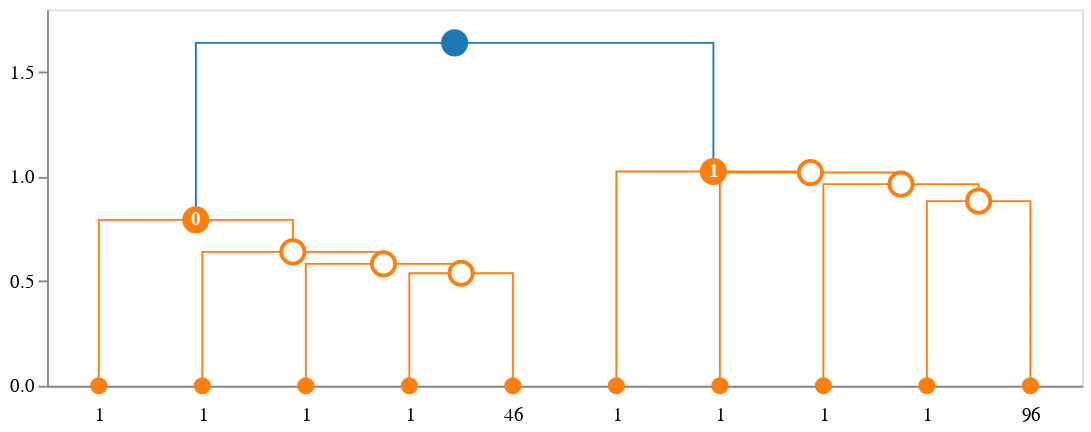

The cell this chart's notebook holds for it:
### Markdown cell above
### HDBSCAN

IDendro can visualize [HDBSCAN](https://hdbscan.readthedocs.io/) clustering results, too. Wrap the HDBSCAN model object with `idendro.HDBSCANClusteringData` before passing it as clustering information. The model object is available via `cluster_data.get_model()` function in all callback functions (see case studies for ideas on how it can be leveraged).

### Code cell
import hdbscan
clusterer = hdbscan.HDBSCAN()
clusterer.fit(data['data'])

#pass it to idendro and visualize
idd = idendro.IDendro()
idd.set_cluster_info(idendro.HDBSCANClusteringData(clusterer))

idd.create_dendrogram().plot(
    backend='altair',
    height=200, width=629
)

### Figure 1 — Vega-Lite specification as saved in the notebook (floating-point values rounded to 4 significant figures)
{"layer": [{"data": {"name": "data-7b01ad3da9adccd815aced4573f7af1b"}, "mark": "line", "encoding": {"color": {"field": "fillcolor", "legend": null, "scale": null, "type": "nominal"}, "detail": {"field": "index", "type": "quantitative"}, "order": {"field": "_order_helper", "type": "quantitative"}, "strokeDash": {"field": "strokedash", "legend": null, "scale": null, "type": "nominal"}, "strokeOpacity": {"field": "strokeopacity", "legend": null, "scale": null, "type": "quantitative"}, "strokeWidth": {"field": "strokewidth", "legend": null, "scale": null, "type": "quantitative"}, "x": {"axis": {"grid": false, "labelAngle": 0, "labelExpr": "datum.value == 5.0 ? '1' : datum.value == 15.0 ? '1' : datum.value == 25.0 ? '1' : datum.value == 35.0 ? '1' : datum.value == 45.0 ? '46' : datum.value == 55.0 ? '1' : datum.value == 65.0 ? '1' : datum.value == 75.0 ? '1' : datum.value == 85.0 ? '1' : datum.value == 95.0 ? '96' : ''", "labelPadding": 10, "orient": "bottom", "ticks": false, "values": [5.0, 15.0, 25.0, 35.0, 45.0, 55.0, 65.0, 75.0, 85.0, 95.0]}, "field": "x", "title": null, "type": "quantitative"}, "y": {"axis": {"grid": false}, "field": "y", "scale": {"reverse": false, "type": "linear"}, "title": null, "type": "quantitative"}}}, {"layer": [{"layer": [{"mark": "point", "encoding": {"fill": {"field": "fillcolor", "scale": null, "type": "nominal"}, "opacity": {"field": "opacity", "scale": null, "type": "quantitative"}, "size": {"field": "size", "scale": null, "type": "quantitative"}, "stroke": {"field": "edgecolor", "scale": null, "type": "nominal"}, "tooltip": {"field": "hovertext", "type": "nominal"}, "x": {"axis": {"grid": false, "labelAngle": 0, "labelExpr": "datum.value == 5.0 ? '1' : datum.value == 15.0 ? '1' : datum.value == 25.0 ? '1' : datum.value == 35.0 ? '1' : datum.value == 45.0 ? '46' : datum.value == 55.0 ? '1' : datum.value == 65.0 ? '1' : datum.value == 75.0 ? '1' : datum.value == 85.0 ? '1' : datum.value == 95.0 ? '96' : ''", "labelPadding": 10, "orient": "bottom", "ticks": false, "values": [5.0, 15.0, 25.0, 35.0, 45.0, 55.0, 65.0, 75.0, 85.0, 95.0]}, "field": "x", "title": null, "type": "quantitative"}, "y": {"axis": {"grid": false}, "field": "y", "scale": {"reverse": false, "type": "linear"}, "title": null, "type": "quantitative"}}}, {"mark": {"type": "text", "fontWeight": "bold"}, "encoding": {"color": {"field": "labelcolor", "scale": null, "type": "nominal"}, "size": {"field": "labelsize", "scale": null, "type": "quantitative"}, "text": {"field": "label", "type": "nominal"}, "tooltip": {"field": "hovertext", "type": "nominal"}, "x": {"axis": {"grid": false, "labelAngle": 0, "labelExpr": "datum.value == 5.0 ? '1' : datum.value == 15.0 ? '1' : datum.value == 25.0 ? '1' : datum.value == 35.0 ? '1' : datum.value == 45.0 ? '46' : datum.value == 55.0 ? '1' : datum.value == 65.0 ? '1' : datum.value == 75.0 ? '1' : datum.value == 85.0 ? '1' : datum.value == 95.0 ? '96' : ''", "labelPadding": 10, "orient": "bottom", "ticks": false, "values": [5.0, 15.0, 25.0, 35.0, 45.0, 55.0, 65.0, 75.0, 85.0, 95.0]}, "field": "x", "title": null, "type": "quantitative"}, "y": {"axis": {"grid": false}, "field": "y", "scale": {"reverse": false, "type": "linear"}, "title": null, "type": "quantitative"}}}]}], "data": {"name": "data-4855630e76484fecf13a5d0c65102b60"}}], "height": 200, "width": 550, "$schema": "https://vega.github.io/schema/vega-lite/v4.17.0.json", "datasets": {"data-7b01ad3da9adccd815aced4573f7af1b": [{"index": 0, "x": 35.0, "y": 0.0, "fillcolor": "#ff7f0e", "id": 267, "children_id": [22, 263], "cluster_id": null, "strokewidth": 1.0, "strokedash": [1, 0], "strokeopacity": 1.0, "_order_helper": 0}, {"index": 0, "x": 35.0, "y": 0.5385, "fillcolor": "#ff7f0e", "id": 267, "children_id": [22, 263], "cluster_id": null, "strokewidth": 1.0, "strokedash": [1, 0], "strokeopacity": 1.0, "_order_helper": 1}, {"index": 0, "x": 45.0, "y": 0.5385, "fillcolor": "#ff7f0e", "id": 267, "children_id": [22, 263], "cluster_id": null, "strokewidth": 1.0, "strokedash": [1, 0], "strokeopacity": 1.0, "_order_helper": 2}, {"index": 0, "x": 45.0, "y": 0.0, "fillcolor": "#ff7f0e", "id": 267, "children_id": [22, 263], "cluster_id": null, "strokewidth": 1.0, "strokedash": [1, 0], "strokeopacity": 1.0, "_order_helper": 3}, {"index": 1, "x": 25.0, "y": 0.0, "fillcolor": "#ff7f0e", "id": 272, "children_id": [14, 267], "cluster_id": null, "strokewidth": 1.0, "strokedash": [1, 0], "strokeopacity": 1.0, "_order_helper": 0}, {"index": 1, "x": 25.0, "y": 0.5831, "fillcolor": "#ff7f0e", "id": 272, "children_id": [14, 267], "cluster_id": null, "strokewidth": 1.0, "strokedash": [1, 0], "strokeopacity": 1.0, "_order_helper": 1}, {"index": 1, "x": 40.0, "y": 0.5831, "fillcolor": "#ff7f0e", "id": 272, "children_id": [14, 267], "cluster_id": null, "strokewidth": 1.0, "strokedash": [1, 0], "strokeopacity": 1.0, "_order_helper": 2}, {"index": 1, "x": 40.0, "y": 0.5385, "fillcolor": "#ff7f0e", "id": 272, "children_id": [14, 267], "cluster_id": null, "strokewidth": 1.0, "strokedash": [1, 0], "strokeopacity": 1.0, "_order_helper": 3}, {"index": 2, "x": 15.0, "y": 0.0, "fillcolor": "#ff7f0e", "id": 280, "children_id": [15, 272], "cluster_id": null, "strokewidth": 1.0, "strokedash": [1, 0], "strokeopacity": 1.0, "_order_helper": 0}, {"index": 2, "x": 15.0, "y": 0.6403, "fillcolor": "#ff7f0e", "id": 280, "children_id": [15, 272], "cluster_id": null, "strokewidth": 1.0, "strokedash": [1, 0], "strokeopacity": 1.0, "_order_helper": 1}, {"index": 2, "x": 32.5, "y": 0.6403, "fillcolor": "#ff7f0e", "id": 280, "children_id": [15, 272], "cluster_id": null, "strokewidth": 1.0, "strokedash": [1, 0], "strokeopacity": 1.0, "_order_helper": 2}, {"index": 2, "x": 32.5, "y": 0.5831, "fillcolor": "#ff7f0e", "id": 280, "children_id": [15, 272], "cluster_id": null, "strokewidth": 1.0, "strokedash": [1, 0], "strokeopacity": 1.0, "_order_helper": 3}, {"index": 3, "x": 5.0, "y": 0.0, "fillcolor": "#ff7f0e", "id": 291, "children_id": [41, 280], "cluster_id": 0.0, "strokewidth": 1.0, "strokedash": [1, 0], "strokeopacity": 1.0, "_order_helper": 0}, {"index": 3, "x": 5.0, "y": 0.7937, "fillcolor": "#ff7f0e", "id": 291, "children_id": [41, 280], "cluster_id": 0.0, "strokewidth": 1.0, "strokedash": [1, 0], "strokeopacity": 1.0, "_order_helper": 1}, {"index": 3, "x": 23.75, "y": 0.7937, "fillcolor": "#ff7f0e", "id": 291, "children_id": [41, 280], "cluster_id": 0.0, "strokewidth": 1.0, "strokedash": [1, 0], "strokeopacity": 1.0, "_order_helper": 2}, {"index": 3, "x": 23.75, "y": 0.6403, "fillcolor": "#ff7f0e", "id": 291, "children_id": [41, 280], "cluster_id": 0.0, "strokewidth": 1.0, "strokedash": [1, 0], "strokeopacity": 1.0, "_order_helper": 3}, {"index": 4, "x": 85.0, "y": 0.0, "fillcolor": "#ff7f0e", "id": 294, "children_id": [106, 293], "cluster_id": null, "strokewidth": 1.0, "strokedash": [1, 0], "strokeopacity": 1.0, "_order_helper": 0}, {"index": 4, "x": 85.0, "y": 0.8832, "fillcolor": "#ff7f0e", "id": 294, "children_id": [106, 293], "cluster_id": null, "strokewidth": 1.0, "strokedash": [1, 0], "strokeopacity": 1.0, "_order_helper": 1}, {"index": 4, "x": 95.0, "y": 0.8832, "fillcolor": "#ff7f0e", "id": 294, "children_id": [106, 293], "cluster_id": null, "strokewidth": 1.0, "strokedash": [1, 0], "strokeopacity": 1.0, "_order_helper": 2}, {"index": 4, "x": 95.0, "y": 0.0, "fillcolor": "#ff7f0e", "id": 294, "children_id": [106, 293], "cluster_id": null, "strokewidth": 1.0, "strokedash": [1, 0], "strokeopacity": 1.0, "_order_helper": 3}, {"index": 5, "x": 75.0, "y": 0.0, "fillcolor": "#ff7f0e", "id": 295, "children_id": [118, 294], "cluster_id": null, "strokewidth": 1.0, "strokedash": [1, 0], "strokeopacity": 1.0, "_order_helper": 0}, {"index": 5, "x": 75.0, "y": 0.9644, "fillcolor": "#ff7f0e", "id": 295, "children_id": [118, 294], "cluster_id": null, "strokewidth": 1.0, "strokedash": [1, 0], "strokeopacity": 1.0, "_order_helper": 1}, {"index": 5, "x": 90.0, "y": 0.9644, "fillcolor": "#ff7f0e", "id": 295, "children_id": [118, 294], "cluster_id": null, "strokewidth": 1.0, "strokedash": [1, 0], "strokeopacity": 1.0, "_order_helper": 2}, {"index": 5, "x": 90.0, "y": 0.8832, "fillcolor": "#ff7f0e", "id": 295, "children_id": [118, 294], "cluster_id": null, "strokewidth": 1.0, "strokedash": [1, 0], "strokeopacity": 1.0, "_order_helper": 3}, {"index": 6, "x": 65.0, "y": 0.0, "fillcolor": "#ff7f0e", "id": 296, "children_id": [117, 295], "cluster_id": null, "strokewidth": 1.0, "strokedash": [1, 0], "strokeopacity": 1.0, "_order_helper": 0}, {"index": 6, "x": 65.0, "y": 1.02, "fillcolor": "#ff7f0e", "id": 296, "children_id": [117, 295], "cluster_id": null, "strokewidth": 1.0, "strokedash": [1, 0], "strokeopacity": 1.0, "_order_helper": 1}, {"index": 6, "x": 82.5, "y": 1.02, "fillcolor": "#ff7f0e", "id": 296, "children_id": [117, 295], "cluster_id": null, "strokewidth": 1.0, "strokedash": [1, 0], "strokeopacity": 1.0, "_order_helper": 2}, {"index": 6, "x": 82.5, "y": 0.9644, "fillcolor": "#ff7f0e", "id": 296, "children_id": [117, 295], "cluster_id": null, "strokewidth": 1.0, "strokedash": [1, 0], "strokeopacity": 1.0, "_order_helper": 3}, {"index": 7, "x": 55.0, "y": 0.0, "fillcolor": "#ff7f0e", "id": 297, "children_id": [131, 296], "cluster_id": 1.0, "strokewidth": 1.0, "strokedash": [1, 0], "strokeopacity": 1.0, "_order_helper": 0}, {"index": 7, "x": 55.0, "y": 1.025, "fillcolor": "#ff7f0e", "id": 297, "children_id": [131, 296], "cluster_id": 1.0, "strokewidth": 1.0, "strokedash": [1, 0], "strokeopacity": 1.0, "_order_helper": 1}, {"index": 7, "x": 73.75, "y": 1.025, "fillcolor": "#ff7f0e", "id": 297, "children_id": [131, 296], "cluster_id": 1.0, "strokewidth": 1.0, "strokedash": [1, 0], "strokeopacity": 1.0, "_order_helper": 2}, {"index": 7, "x": 73.75, "y": 1.02, "fillcolor": "#ff7f0e", "id": 297, "children_id": [131, 296], "cluster_id": 1.0, "strokewidth": 1.0, "strokedash": [1, 0], "strokeopacity": 1.0, "_order_helper": 3}, {"index": 8, "x": 14.38, "y": 0.7937, "fillcolor": "#1f77b4", "id": 298, "children_id": [291, 297], "cluster_id": null, "strokewidth": 1.0, "strokedash": [1, 0], "strokeopacity": 1.0, "_order_helper": 0}, {"index": 8, "x": 14.38, "y": 1.64, "fillcolor": "#1f77b4", "id": 298, "children_id": [291, 297], "cluster_id": null, "strokewidth": 1.0, "strokedash": [1, 0], "strokeopacity": 1.0, "_order_helper": 1}, {"index": 8, "x": 64.38, "y": 1.64, "fillcolor": "#1f77b4", "id": 298, "children_id": [291, 297], "cluster_id": null, "strokewidth": 1.0, "strokedash": [1, 0], "strokeopacity": 1.0, "_order_helper": 2}, {"index": 8, "x": 64.38, "y": 1.025, "fillcolor": "#1f77b4", "id": 298, "children_id": [291, 297], "cluster_id": null, "strokewidth": 1.0, "strokedash": [1, 0], "strokeopacity": 1.0, "_order_helper": 3}], "data-4855630e76484fecf13a5d0c65102b60": [{"x": 5.0, "y": 0.0, "type": "leaf", "id": 41, "cluster_id": null, "edgecolor": "#ff7f0e", "label": "", "hovertext": {"# of items": "1", "linkage id": 41}, "fillcolor": "#ff7f0e", "radius": 4.0, "opacity": 1.0, "labelsize": 10.0, "labelcolor": "#fff", "_default_leaf_radius": 4.0, "_default_leaf_radius_if_cluster": 7.0, "size": 50.27}, {"x": 15.0, "y": 0.0, "type": "leaf", "id": 15, "cluster_id": null, "edgecolor": "#ff7f0e", "label": "", "hovertext": {"# of items": "1", "linkage id": 15}, "fillcolor": "#ff7f0e", "radius": 4.0, "opacity": 1.0, "labelsize": 10.0, "labelcolor": "#fff", "_default_leaf_radius": 4.0, "_default_leaf_radius_if_cluster": 7.0, "size": 50.27}, {"x": 25.0, "y": 0.0, "type": "leaf", "id": 14, "cluster_id": null, "edgecolor": "#ff7f0e", "label": "", "hovertext": {"# of items": "1", "linkage id": 14}, "fillcolor": "#ff7f0e", "radius": 4.0, "opacity": 1.0, "labelsize": 10.0, "labelcolor": "#fff", "_default_leaf_radius": 4.0, "_default_leaf_radius_if_cluster": 7.0, "size": 50.27}, {"x": 35.0, "y": 0.0, "type": "leaf", "id": 22, "cluster_id": null, "edgecolor": "#ff7f0e", "label": "", "hovertext": {"# of items": "1", "linkage id": 22}, "fillcolor": "#ff7f0e", "radius": 4.0, "opacity": 1.0, "labelsize": 10.0, "labelcolor": "#fff", "_default_leaf_radius": 4.0, "_default_leaf_radius_if_cluster": 7.0, "size": 50.27}, {"x": 45.0, "y": 0.0, "type": "leaf", "id": 263, "cluster_id": null, "edgecolor": "#ff7f0e", "label": "", "hovertext": {"# of items": "46", "linkage id": 263}, "fillcolor": "#ff7f0e", "radius": 4.0, "opacity": 1.0, "labelsize": 10.0, "labelcolor": "#fff", "_default_leaf_radius": 4.0, "_default_leaf_radius_if_cluster": 7.0, "size": 50.27}, {"x": 55.0, "y": 0.0, "type": "leaf", "id": 131, "cluster_id": null, "edgecolor": "#ff7f0e", "label": "", "hovertext": {"# of items": "1", "linkage id": 131}, "fillcolor": "#ff7f0e", "radius": 4.0, "opacity": 1.0, "labelsize": 10.0, "labelcolor": "#fff", "_default_leaf_radius": 4.0, "_default_leaf_radius_if_cluster": 7.0, "size": 50.27}, {"x": 65.0, "y": 0.0, "type": "leaf", "id": 117, "cluster_id": null, "edgecolor": "#ff7f0e", "label": "", "hovertext": {"# of items": "1", "linkage id": 117}, "fillcolor": "#ff7f0e", "radius": 4.0, "opacity": 1.0, "labelsize": 10.0, "labelcolor": "#fff", "_default_leaf_radius": 4.0, "_default_leaf_radius_if_cluster": 7.0, "size": 50.27}, {"x": 75.0, "y": 0.0, "type": "leaf", "id": 118, "cluster_id": null, "edgecolor": "#ff7f0e", "label": "", "hovertext": {"# of items": "1", "linkage id": 118}, "fillcolor": "#ff7f0e", "radius": 4.0, "opacity": 1.0, "labelsize": 10.0, "labelcolor": "#fff", "_default_leaf_radius": 4.0, "_default_leaf_radius_if_cluster": 7.0, "size": 50.27}, {"x": 85.0, "y": 0.0, "type": "leaf", "id": 106, "cluster_id": null, "edgecolor": "#ff7f0e", "label": "", "hovertext": {"# of items": "1", "linkage id": 106}, "fillcolor": "#ff7f0e", "radius": 4.0, "opacity": 1.0, "labelsize": 10.0, "labelcolor": "#fff", "_default_leaf_radius": 4.0, "_default_leaf_radius_if_cluster": 7.0, "size": 50.27}, {"x": 95.0, "y": 0.0, "type": "leaf", "id": 293, "cluster_id": null, "edgecolor": "#ff7f0e", "label": "", "hovertext": {"# of items": "96", "linkage id": 293}, "fillcolor": "#ff7f0e", "radius": 4.0, "opacity": 1.0, "labelsize": 10.0, "labelcolor": "#fff", "_default_leaf_radius": 4.0, "_default_leaf_radius_if_cluster": 7.0, "size": 50.27}, {"x": 40.0, "y": 0.5385, "type": "subcluster", "id": 267, "cluster_id": null, "edgecolor": "#ff7f0e", "label": "", "hovertext": {"# of items": "47", "linkage id": 267}, "fillcolor": "#fff", "radius": 7.0, "opacity": 1.0, "labelsize": 10.0, "labelcolor": "#fff", "_default_leaf_radius": 4.0, "_default_leaf_radius_if_cluster": 7.0, "size": 153.9}, {"x": 32.5, "y": 0.5831, "type": "subcluster", "id": 272, "cluster_id": null, "edgecolor": "#ff7f0e", "label": "", "hovertext": {"# of items": "48", "linkage id": 272}, "fillcolor": "#fff", "radius": 7.0, "opacity": 1.0, "labelsize": 10.0, "labelcolor": "#fff", "_default_leaf_radius": 4.0, "_default_leaf_radius_if_cluster": 7.0, "size": 153.9}, {"x": 23.75, "y": 0.6403, "type": "subcluster", "id": 280, "cluster_id": null, "edgecolor": "#ff7f0e", "label": "", "hovertext": {"# of items": "49", "linkage id": 280}, "fillcolor": "#fff", "radius": 7.0, "opacity": 1.0, "labelsize": 10.0, "labelcolor": "#fff", "_default_leaf_radius": 4.0, "_default_leaf_radius_if_cluster": 7.0, "size": 153.9}, {"x": 14.38, "y": 0.7937, "type": "cluster", "id": 291, "cluster_id": 0.0, "edgecolor": "#ff7f0e", "label": "0", "hovertext": {"# of items": "50", "linkage id": 291}, "fillcolor": "#ff7f0e", "radius": 7.0, "opacity": 1.0, "labelsize": 10.0, "labelcolor": "#fff", "_default_leaf_radius": 4.0, "_default_leaf_radius_if_cluster": 7.0, "size": 153.9}, {"x": 90.0, "y": 0.8832, "type": "subcluster", "id": 294, "cluster_id": null, "edgecolor": "#ff7f0e", "label": "", "hovertext": {"# of items": "97", "linkage id": 294}, "fillcolor": "#fff", "radius": 7.0, "opacity": 1.0, "labelsize": 10.0, "labelcolor": "#fff", "_default_leaf_radius": 4.0, "_default_leaf_radius_if_cluster": 7.0, "size": 153.9}, {"x": 82.5, "y": 0.9644, "type": "subcluster", "id": 295, "cluster_id": null, "edgecolor": "#ff7f0e", "label": "", "hovertext": {"# of items": "98", "linkage id": 295}, "fillcolor": "#fff", "radius": 7.0, "opacity": 1.0, "labelsize": 10.0, "labelcolor": "#fff", "_default_leaf_radius": 4.0, "_default_leaf_radius_if_cluster": 7.0, "size": 153.9}, {"x": 73.75, "y": 1.02, "type": "subcluster", "id": 296, "cluster_id": null, "edgecolor": "#ff7f0e", "label": "", "hovertext": {"# of items": "99", "linkage id": 296}, "fillcolor": "#fff", "radius": 7.0, "opacity": 1.0, "labelsize": 10.0, "labelcolor": "#fff", "_default_leaf_radius": 4.0, "_default_leaf_radius_if_cluster": 7.0, "size": 153.9}, {"x": 64.38, "y": 1.025, "type": "cluster", "id": 297, "cluster_id": 1.0, "edgecolor": "#ff7f0e", "label": "1", "hovertext": {"# of items": "100", "linkage id": 297}, "fillcolor": "#ff7f0e", "radius": 7.0, "opacity": 1.0, "labelsize": 10.0, "labelcolor": "#fff", "_default_leaf_radius": 4.0, "_default_leaf_radius_if_cluster": 7.0, "size": 153.9}, {"x": 39.38, "y": 1.64, "type": "supercluster", "id": 298, "cluster_id": null, "edgecolor": "#1f77b4", "label": "", "hovertext": {"# of items": "150", "linkage id": 298}, "fillcolor": "#1f77b4", "radius": 7.0, "opacity": 1.0, "labelsize": 10.0, "labelcolor": "#fff", "_default_leaf_radius": 4.0, "_default_leaf_radius_if_cluster": 7.0, "size": 153.9}]}}
